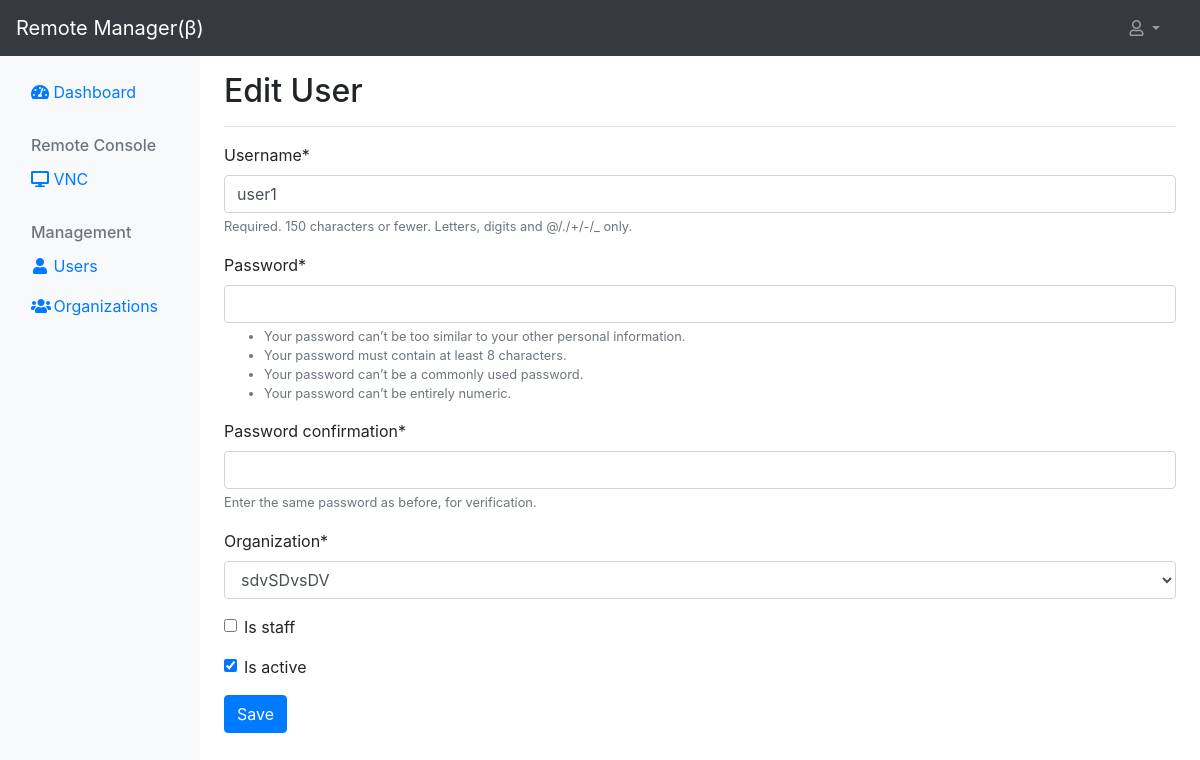
The app's page /user/update/2 (signed in) with its own data.
### main/models.py (models this page shows, shortened)
class CustomUser(AbstractUser):
    organization = models.ForeignKey(
        Organization,
        null=True,
        blank=True,
        on_delete=models.SET_NULL,
    )
    is_active = models.BooleanField(
        default=True,
    )
    is_staff = models.BooleanField(
        default=False,
    )
    created_by = models.ForeignKey(
        settings.AUTH_USER_MODEL,
        null=True,
        on_delete=models.SET_NULL,
        related_name='user_created_by'
    )
    created_at = models.DateTimeField(
        auto_now_add=True,
        null=True
    )
    updated_by = models.ForeignKey(
        settings.AUTH_USER_MODEL,
        null=True,
        blank=True,
        on_delete=models.SET_NULL,
        related_name='user_updated_by'
    )
    updated_at = models.DateTimeField(
        auto_now=True,
        null=True
    )

### main/views.py (the view, shortened to what this page needs)
# urls.py: path('user/update/<str:pk>', views.UserUpdateView.as_view(), name='user_update'),
class UserUpdateView(LoginRequiredMixin, UserPassesTestMixin, PassRequestToFormViewMixin, UpdateView):
    model = CustomUser
    form_class = CustomUserCreationForm
    template_name = 'main/user_form.html'
    def test_func(self):
        return self.request.user.is_staff

### main/forms.py (shortened to what this page needs)
class CustomUserCreationForm(UserCreationForm):
    class Meta:
        model = CustomUser
        fields = ('username', 'organization', 'is_staff', 'is_active')
        widgets = {
            'username': forms.TextInput(),
            'is_staff': forms.CheckboxInput(),
            'is_active': forms.CheckboxInput()
        }
    organization = forms.ModelChoiceField(queryset=Organization.objects.all())
    def __init__(self, *args, **kwargs):
        self.request = kwargs.pop('request')
        super().__init__(*args, **kwargs)

### main/models.py (called while the page is built)
    def __str__(self):
        return self.name

### main/views.py (called while the page is built)
    def get_form_kwargs(self):
        kwargs = super().get_form_kwargs()
        kwargs['request'] = self.request
        return kwargs

### main/templates/main/user_form.html (shortened to what this page needs)
{% extends 'main/base.html' %}
{% block content %}
{% load crispy_forms_tags %}
    <div class="d-flex justify-content-between flex-wrap flex-md-nowrap align-items-center pt-3 pb-2 mb-3 border-bottom">
        {% if request.path == '/user/create' %}
        <h1 class="h2">Add User</h1>
        {% else %}
        <h1 class="h2">Edit User</h1>
        {% endif %}
    </div>
    <div>
        <div>
            <form class="uniForm" method="post">
                <div class="form-group">
                    {{ form.username | as_crispy_field }}
                </div>
                <div class="form-group">
                    {{ form.password1 | as_crispy_field }}
                </div>
                <div class="form-group">
                    {{ form.password2 | as_crispy_field }}
                </div>
                <div class="form-group">
                    {{ form.organization | as_crispy_field }}
                </div>
                <div class="form-group">
                    {{ form.is_staff | as_crispy_field }}
                </div>
                <div class="form-group">
                    {{ form.is_active | as_crispy_field }}
                </div>
                <button type="submit" class="btn btn-primary">Save</button>
            </form>
        </div>
    </div>
{% endblock %}

### records on screen
CustomUser: username "user1", organization "sdvSDvsDV", is_active "☑"
